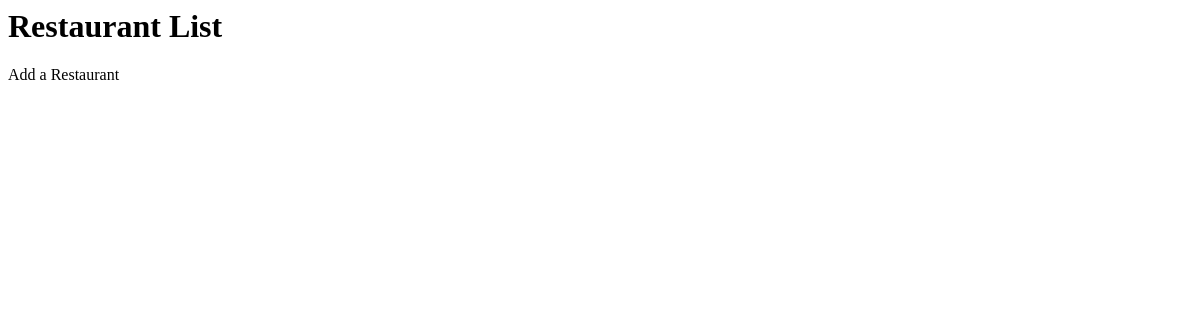
/restaurant/restaurants/, run on an earlier commit of the app's database.
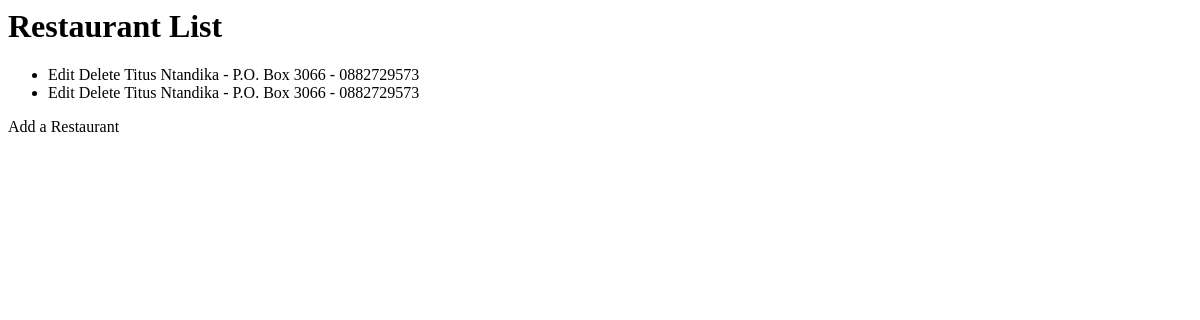
And on a later commit of the database.
### restaurant/models.py (models this page shows, shortened)
class Restaurant(models.Model):
    name = models.CharField(max_length=100)
    address = models.CharField(max_length=100)
    phone_number = models.CharField(max_length=100)

### restaurant/views.py (the view)
# urls.py: path('restaurants/', RestaurantListView.as_view(), name='restaurant_list'),
class RestaurantListView(ListView):
    model = Restaurant
    template_name = 'restaurant_list.html'
    context_object_name = 'restaurants'

### restaurant/templates/restaurant_list.html (shortened to what this page needs)
{% extends 'base.html' %}
{% block content %}
    <h1>Restaurant List</h1>
    <ul>
        {% for restaurant in restaurants %}
            <li>
                <span hx-get="{% url 'restaurant:restaurant_edit' pk=restaurant.pk %}" hx-trigger="click">Edit</span>
                <span hx-get="{% url 'restaurant:restaurant_delete' pk=restaurant.pk %}" hx-trigger="click">Delete</span>
                {{ restaurant.name }} - {{ restaurant.address }} - {{ restaurant.phone_number }}
            </li>
        {% endfor %}
    </ul>
    <div hx-target="#restaurant-form-container">
        <a hx-get="{% url 'restaurant:restaurant_create' %}" hx-trigger="click">Add a Restaurant</a>
    </div>
{% endblock %}

### restaurant/templates/base.html (shortened to what this page needs)
{% load static %}
{% block content %}{% endblock %}

What changed in the data, as far as the page shows it:
added Restaurant: name "Titus Ntandika", address "P.O. Box 3066", phone_number "0882729573"
added Restaurant: name "Titus Ntandika", address "P.O. Box 3066", phone_number "0882729573"
